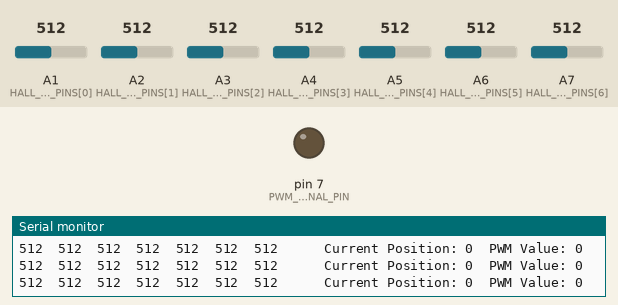
This sketch was run on a simulated Arduino Nano, built with avr-gcc and run on an emulated ATmega328P. On the bench: output pins drawn as LEDs (lit = HIGH), the last lines printed to the serial monitor. Inputs (shaded band) come from the test bench; at power-on: A5 (HALL_SENSOR_PINS[4]) = 512, A1 (HALL_SENSOR_PINS[0]) = 512, A2 (HALL_SENSOR_PINS[1]) = 512, A3 (HALL_SENSOR_PINS[2]) = 512, A4 (HALL_SENSOR_PINS[3]) = 512, A6 (HALL_SENSOR_PINS[5]) = 512, A7 (HALL_SENSOR_PINS[6]) = 512.

Above: at 1.2 s.
1.3 s: A5 (HALL_SENSOR_PINS[4]) set to 493
At 1.8 s:
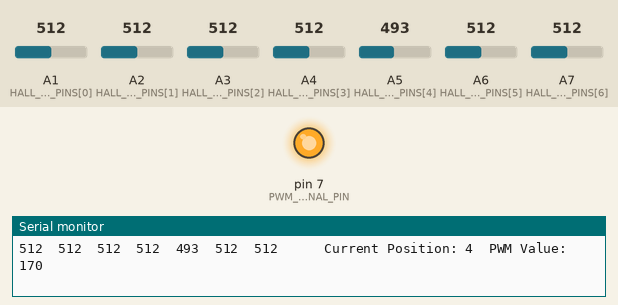
2.8 s: A1 (HALL_SENSOR_PINS[0]) set to 501
5.8 s: A1 (HALL_SENSOR_PINS[0]) set to 477
At 6.5 s:
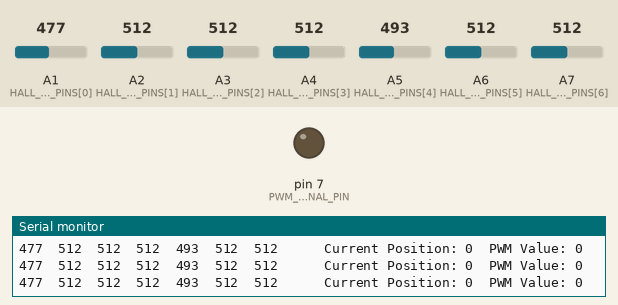
8.8 s: A2 (HALL_SENSOR_PINS[1]) set to 484
11.8 s: A2 (HALL_SENSOR_PINS[1]) set to 463
Timing chart, 0 to 14.8 s (numbered marks = the images above; inputs shaded):
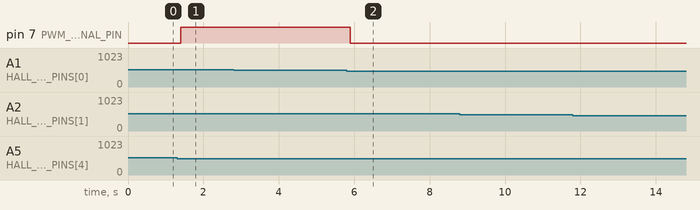

The sketch:

hall_sensor_smd_7_pos_firmware.ino
```cpp
const int PWM_SIGNAL_PIN = 7;
const int NUMBER_OF_SENSORS = 7;
const int HALL_SENSOR_PINS[] = {A1, A2, A3, A4, A5, A6, A7};

int sensorValue = 0;
int lowestSensorValue = 1000;
int lowestSensorPosition = 3;

void setup() {

  Serial.begin(9600);

  pinMode(PWM_SIGNAL_PIN, OUTPUT);
  for (int i = 0; i < 7; i++) {
    pinMode(HALL_SENSOR_PINS[i], INPUT);
  }
}

void loop() {
  lowestSensorValue = 1000;
  lowestSensorPosition = 3;

  for (int i = 0; i < 7; i++) {
    sensorValue = analogRead(HALL_SENSOR_PINS[i]);
    if (sensorValue < lowestSensorValue) {
      lowestSensorValue = sensorValue;
      lowestSensorPosition = i;
    }

    Serial.print(sensorValue);
    Serial.print("  ");
  }

  int steeringPwm = map(lowestSensorPosition, 0, 6, 0, 255);

  Serial.print("    Current Position: ");
  Serial.print(lowestSensorPosition);
  Serial.print("  PWM Value: ");
  Serial.print(steeringPwm);
  Serial.println();

  analogWrite(PWM_SIGNAL_PIN, steeringPwm);

  delay(25);
}
```

Measured:
- the behaviour switches between 512 and 511 on A5 (HALL_SENSOR_PINS[4]) (found by bisection; images 0 and 1)
- the behaviour switches between 494 and 493 on A1 (HALL_SENSOR_PINS[0]) (found by bisection; images 1 and 2)
- after the input at 1.3 s, pin 7 (PWM_SIGNAL_PIN): LOW → HIGH after 0.10 s
- after the input at 5.8 s, pin 7 (PWM_SIGNAL_PIN): HIGH → LOW after 0.10 s
